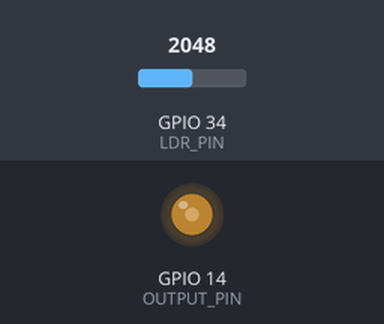
This program was run on a simulated ESP32. On the bench: output pins drawn as LEDs (lit = HIGH). Inputs (shaded band) come from the test bench; at power-on: GPIO 34 (LDR_PIN) = 2048. WiFi joins after 1.5 s; servers stay silent unless stated; random numbers use the default seed unless the program sets one; no MQTT or app messages arrive unless stated; what the program prints to the serial monitor is not drawn.

Above: at 2.7 s.
2.8 s: GPIO 34 (LDR_PIN) set to 2866
At 3.11 s:
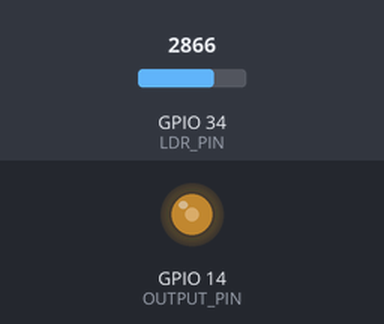
5.8 s: GPIO 34 (LDR_PIN) set to 0
11.8 s: GPIO 34 (LDR_PIN) set to 299
14.8 s: GPIO 34 (LDR_PIN) set to 344
At 16.1 s:
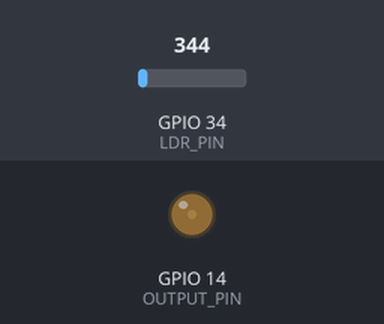
Timing chart, 0 to 17.5 s (numbered marks = the images above; inputs shaded):
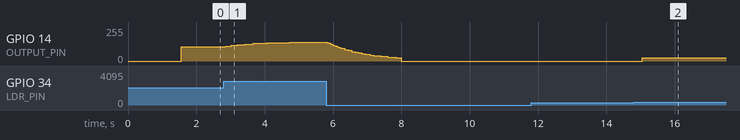

Measured:
- after the input at 2.8 s, GPIO 14 (OUTPUT_PIN): moves from 107/255 to 142/255 over 1.9 s, starting after 0.07 s
- after the input at 11.8 s, every drawn part: stays the same
- after the input at 14.8 s, GPIO 14 (OUTPUT_PIN): 0/255 → 25/255 after 0.25 s

The program:

main.cpp
```cpp
#include <Arduino.h>
#include <RBDdimmer.h>
#include <ArduinoJson.h>
#include <WiFi.h>
#include <PubSubClient.h>

// ================= CẤU HÌNH NGƯỜI DÙNG (SỬA Ở ĐÂY) =================
const char* ssid = "P302";        // <-- Điền tên Wifi
const char* password = "999999999";       // <-- Điền pass Wifi
const char* mqtt_server = "192.168.32.101";      // <-- Điền IP máy tính chạy Broker (VD: 192.168.1.10)
const int mqtt_port = 1883;

// ================= CẤU HÌNH HỆ THỐNG (KHÔNG CẦN SỬA) =================
const char* topic_status = "iot/light/status";   // Topic gửi dữ liệu đi
const char* topic_command = "iot/light/command"; // Topic nhận lệnh về

#define LDR_PIN     34
#define OUTPUT_PIN  14
#define ZC_PIN      27

// Khởi tạo các đối tượng
dimmerLamp dimmer(OUTPUT_PIN, ZC_PIN);
WiFiClient espClient;
PubSubClient client(espClient);

// Biến toàn cục (Giữ nguyên logic cũ)
bool isAutoMode = true;
int currentBrightness = 0;
float filteredValue = 0;
unsigned long lastMsg = 0;
char msgBuffer[256]; // Buffer tĩnh để chống tràn RAM

// ================= HÀM XỬ LÝ LỆNH JSON =================
// Hàm này thay thế cho việc đọc Serial trước đây
void processJsonCommand(String jsonString) {
  StaticJsonDocument<200> doc;
  DeserializationError error = deserializeJson(doc, jsonString);

  if (error) {
    Serial.print("JSON Error: ");
    Serial.println(error.c_str());
    return;
  }

  // Kiểm tra xem lệnh có hợp lệ không
  if (!doc.containsKey("type")) return;
  const char* type = doc["type"];

  // --- XỬ LÝ LỆNH MANUAL ---
  if (strcmp(type, "MANUAL") == 0) {
      isAutoMode = false;

      if (doc.containsKey("state") && strcmp(doc["state"], "OFF") == 0) {
          dimmer.setPower(0);
          currentBrightness = 0;
      } else {
          int brightness = doc["brightness"];
          // Giới hạn phần cứng (Safety)
          if (brightness > 70) brightness = 70;
          if (brightness < 0) brightness = 0;

          dimmer.setPower(brightness);
          currentBrightness = brightness;
      }
      // Gửi xác nhận (ACK) ngược lại Broker
      client.publish(topic_status, "{\"msg\": \"ACK_MANUAL\"}");
  }
  // --- XỬ LÝ LỆNH AUTO ---
  else if (strcmp(type, "AUTO") == 0) {
      bool enable = doc["enable"];
      isAutoMode = enable;
      client.publish(topic_status, "{\"msg\": \"ACK_AUTO\"}");
  }
}

// ================= CALLBACK MQTT =================
// Hàm này tự động chạy khi có tin nhắn từ Broker gửi xuống
void mqttCallback(char* topic, byte* payload, unsigned int length) {
  Serial.print("Message arrived [");
  Serial.print(topic);
  Serial.print("]: ");

  String message;
  for (int i = 0; i < length; i++) {
    message += (char)payload[i];
  }
  Serial.println(message);

  // Gọi hàm xử lý logic
  processJsonCommand(message);
}

// ================= KẾT NỐI LẠI =================
void reconnect() {
  // Lặp lại cho đến khi kết nối được
  while (!client.connected()) {
    Serial.print("Attempting MQTT connection...");

    // Tạo ID ngẫu nhiên để không bị đá kết nối
    String clientId = "ESP32Client-";
    clientId += String(random(0xffff), HEX);

    if (client.connect(clientId.c_str())) {
      Serial.println("connected");
      // Sau khi kết nối thành công, phải ĐĂNG KÝ (Subscribe) topic nhận lệnh ngay
      client.subscribe(topic_command);
    } else {
      Serial.print("failed, rc=");
      Serial.print(client.state());
      Serial.println(" try again in 5 seconds");
      delay(5000);
    }
  }
}

// ================= SETUP =================
void setup() {
  Serial.begin(115200);

  // 1. Cấu hình Dimmer
  dimmer.begin(NORMAL_MODE, ON);
  dimmer.setPower(0);

  // 2. Cấu hình Cảm biến
  pinMode(LDR_PIN, INPUT);
  filteredValue = analogRead(LDR_PIN);

  // 3. Kết nối WiFi
  Serial.println();
  Serial.print("Connecting to WiFi: ");
  Serial.println(ssid);
  WiFi.begin(ssid, password);

  while (WiFi.status() != WL_CONNECTED) {
    delay(500);
    Serial.print(".");
  }
  Serial.println("\nWiFi connected!");
  Serial.print("IP address: ");
  Serial.println(WiFi.localIP()); // In IP để debug nếu cần

  // 4. Cấu hình MQTT
  client.setServer(mqtt_server, mqtt_port);
  client.setCallback(mqttCallback); // Đăng ký hàm xử lý khi có tin nhắn
}

// ================= LOOP =================
void loop() {
  // --- 1. DUY TRÌ KẾT NỐI MQTT ---
  if (!client.connected()) {
    reconnect();
  }
  client.loop(); // Hàm này cực quan trọng: để nhận tin nhắn và giữ kết nối

  // --- 2. ĐỌC & LỌC NHIỄU CẢM BIẾN ---
  int rawValue = analogRead(LDR_PIN);
  filteredValue = (filteredValue * 0.95) + (rawValue * 0.05);
  int sensorSmooth = (int)filteredValue;

  // --- 3. LOGIC AUTO (Giữ nguyên từ code cũ) ---
  if (isAutoMode) {
      int nguong_SANG = 300;
      int nguong_TOI  = 3500;
      int MIN_BRIGHTNESS = 10;
      int MAX_BRIGHTNESS = 70; // Giới hạn an toàn

      int targetPower = 0;

      if (sensorSmooth < nguong_SANG) {
          targetPower = 0;
      } else if (sensorSmooth > nguong_TOI) {
          targetPower = MAX_BRIGHTNESS;
      } else {
          targetPower = map(sensorSmooth, nguong_SANG, nguong_TOI, MIN_BRIGHTNESS, MAX_BRIGHTNESS);
      }

      if (targetPower > MAX_BRIGHTNESS) targetPower = MAX_BRIGHTNESS;

      // Logic chống rung (Hysteresis)
      if (abs(targetPower - currentBrightness) >= 2) {
          dimmer.setPower(targetPower);
          currentBrightness = targetPower;
      }
  }

  // --- 4. GỬI TRẠNG THÁI LÊN BROKER ---
  unsigned long now = millis();
  if (now - lastMsg > 2000) { // Mỗi 2 giây gửi 1 lần
      lastMsg = now;

      // Dùng snprintf để đóng gói JSON an toàn
      snprintf(msgBuffer, sizeof(msgBuffer),
        "{\"is_on\": %s, \"brightness\": %d, \"sensor_value\": %d, \"is_auto_mode\": %s, \"timestamp\": %lu}",
        (currentBrightness > 0) ? "true" : "false",
        currentBrightness,
        sensorSmooth,
        isAutoMode ? "true" : "false",
        now / 1000
      );

      // Bắn thẳng lên MQTT Broker (Thay vì in ra Serial như cũ)
      client.publish(topic_status, msgBuffer);

      // Vẫn in ra Serial để bạn debug nếu đang cắm dây vào máy tính
      Serial.println(msgBuffer);
  }

  delay(50); // Delay nhỏ để giảm tải CPU
}
```
